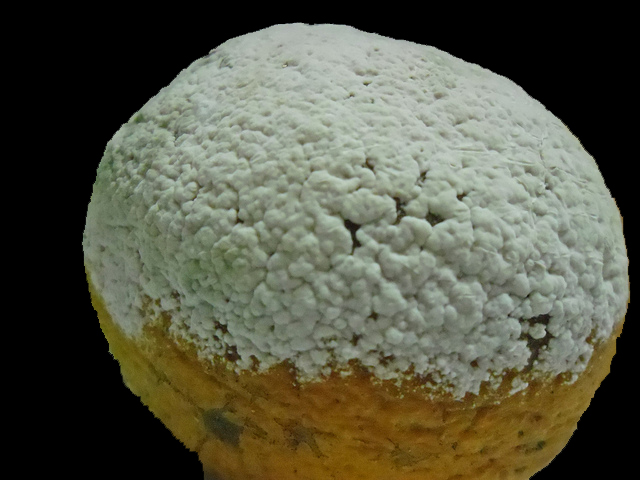
//> input picture teste/11.jpg, 640 x 480 px
$ ./main   (built with g++ and OpenCV 4)
//> lines starting //> are read from the running program, lines starting //| are printed output that depends on the picture; after the words box and inside, x2 and y2 are one past the last pixel; in counts of white or black regions, pixels touching at a corner belong together
#include <opencv2/opencv.hpp>
#include <iostream>

using namespace std;
using namespace cv;

int thresh = 100;
int max_thresh = 255;
RNG rng(12345);
vector<Vec4i> hierarchy;


int main(int, char** argv)
{
    Mat src = imread("11.jpg");
//> src is the input picture: 480 rows x 640 cols, CV_8UC3; mean B, G, R 69.3, 86.6, 86.1

    //Verificação se a imagem está vazia
    if (!src.data)
        return -1;

    // Exibe a imagem original
    imshow("Original", src);

    //Converte a imagem original para escala de cinza
    Mat destino;
    cvtColor(src, destino, CV_RGB2GRAY);
    imshow("Escala de cinza", destino);

    //Realiza o corte do fundo, para destacar apenas objetos relevantes
    threshold(destino, destino, 120, 250, 0);
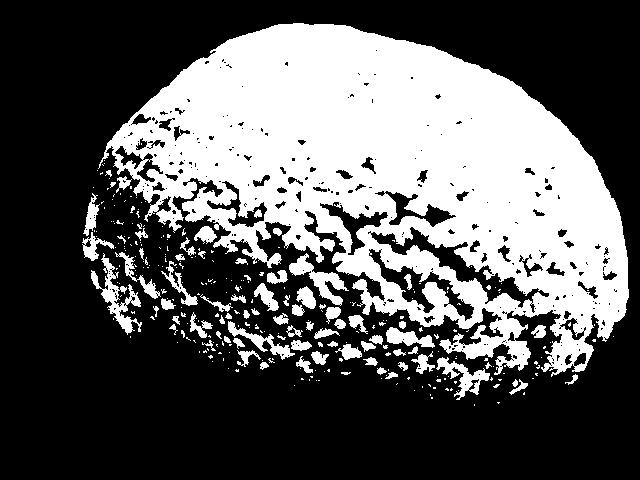
//> destino: 480 rows x 640 cols, CV_8UC1; values 0 (black) and 250 (white), 35.5% white; 306 white regions (229 under 20 px), largest, box (x1, y1, x2, y2) and area: (98, 23, 629, 377) 97129, (91, 253, 142, 335) 1122, (289, 253, 349, 306) 941
    imshow("Após o threshold binário invertido", destino);

    Mat kernel1 = getStructuringElement( MORPH_ELLIPSE, Size(14, 14), Point(9, 9) );

    dilate(destino, destino, kernel1);
//> destino: 480 rows x 640 cols, CV_8UC1; values 0 (black) and 250 (white), 53.8% white; 26 black regions (18 under 20 px), largest, box (x1, y1, x2, y2) and area: (0, 0, 640, 480) 141138, (188, 260, 238, 288) 456, (103, 215, 113, 235) 70

    imshow("Após dilatação", destino);

    Mat dist;
    Mat copia = destino, resultado;

    distanceTransform(destino, dist, CV_DIST_L2, 3);
    normalize(dist, dist, 0, 1., NORM_MINMAX);
    imshow("Transformada da distância", dist);


    //Novo threshold feito sobre a transformada para separar os grãos
    threshold(dist, destino, .01, 1., CV_THRESH_BINARY);
//> destino: 480 rows x 640 cols, CV_32FC1; values 0 (black) and 1 (white), 53.1% white; 23 black regions (14 under 20 px), largest, box (x1, y1, x2, y2) and area: (0, 0, 640, 480) 142823, (187, 259, 239, 289) 592, (102, 207, 125, 236) 205
    imshow("Novo threshold após a transformada de distância", destino);

    dilate(destino, destino, kernel1);
    erode(destino, destino, kernel1);

    erode(destino, destino, kernel1);

    erode(destino, destino, kernel1);
    dilate(destino, destino, kernel1);
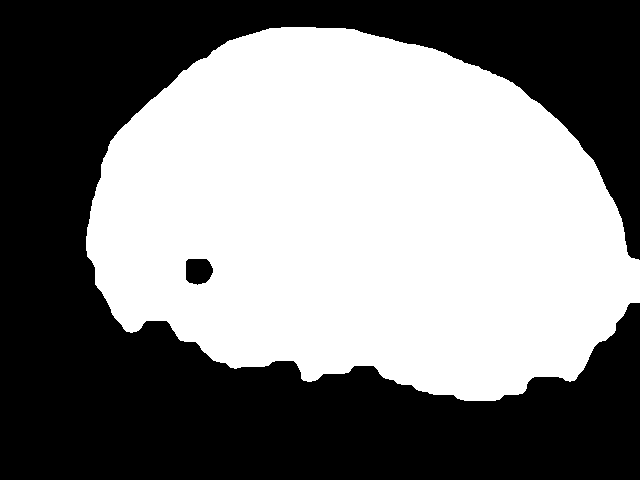
//> destino: 480 rows x 640 cols, CV_32FC1; values 0 (black) and 1 (white), 50% white; 2 black regions, box (x1, y1, x2, y2) and area: (0, 0, 640, 480) 152933, (186, 259, 213, 285) 588

    //Novo threshold feito sobre a transformada para separar os grãos
    threshold(dist, dist, .01, 1., CV_THRESH_BINARY);
    imshow("Novo threshold após a transformada de distância", dist);

    //Para fazer a detecção de bordas é necessário converter a imagem para CV_8U
    Mat dist_8u;
    dist.convertTo(dist_8u, CV_8U);
//> dist_8u: 480 rows x 640 cols, CV_8UC1; values 0 (black) and 1 (white), 53.1% white; 23 black regions (14 under 20 px)

    //Os contornos serão armazenados em vetor de pontos
    vector<vector<Point> > contours;

    //Encontra os contornos em uma imagem binária
    //CV_RETR_EXTERNAL recupera os contornos externos
    //CV_CHAIN_APPROX_SIMPLE comprime os segmentos horizontais, verticais e diagonais,
    //deixando apenas os seus pontos finais - é um método de aproximação
    findContours(dist_8u, contours, CV_RETR_EXTERNAL, CV_CHAIN_APPROX_SIMPLE);
//> contours = 1 contour; box (x1, y1, x2, y2) and area: (77, 18, 635, 412) 163568

    //Retorna uma matriz zeros do tamanho e do tipo especificado (CV_32SC1)
    Mat markers = Mat::zeros(dist.size(), CV_32SC1);

    //Desenha os marcadores no primeiro plano
    for (size_t i = 0; i < contours.size(); i++)
        drawContours(markers, contours, static_cast<int>(i), Scalar::all(static_cast<int>(i)+1), -1);
//> this loop made 1 pass
//> markers: 480 rows x 640 cols, CV_32SC1; values 0 (black) and 1 (white), 53.5% white; 1 black region, box (x1, y1, x2, y2) and area: (0, 0, 640, 480) 142801

    //Desenha os marcadores de fundo
    circle(markers, Point(5,5), 3, CV_RGB(255,255,255), -1);
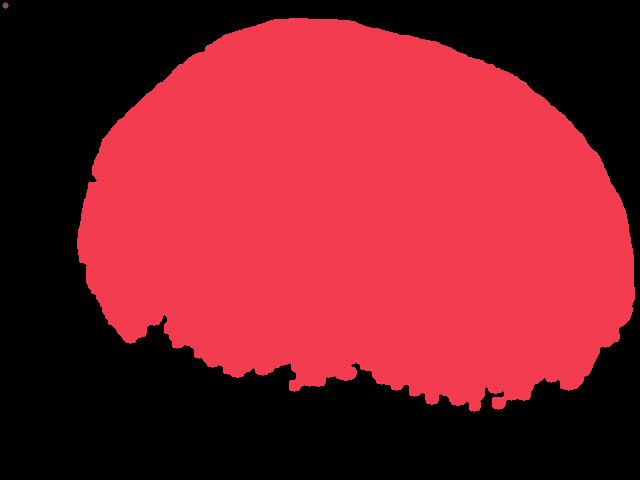
//> markers: 480 rows x 640 cols, CV_32SC1; 3 distinct labels, from 0 to 255; one colour per label, 0 black

    //Exibe os marcadores que já foram desenhados
    imshow("Marcadores", markers*10000);
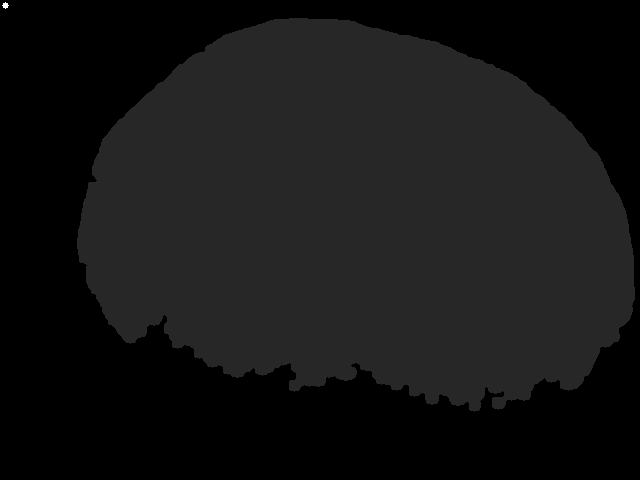
//> window 'Marcadores': 480 rows x 640 cols, CV_8UC1; min 0, max 255, mean 20.9

    //O watershed é aplicado para englobar o máximo de pixels possíveis dos vales até os topos
    //Retorna o tamanho mais fiel dos grãos que foi diminuído na transformada de distância
   // watershed(src, markers);

    //Retorna outra matriz zeros do tamanho e do tipo especificado (CV_8UC1)
    Mat mark = Mat::zeros(markers.size(), CV_8UC1);

    //Converte a imagem para CV_8UC1
    markers.convertTo(mark, CV_8UC1);

    //Inverte os bits do array mark
    bitwise_not(mark, mark);
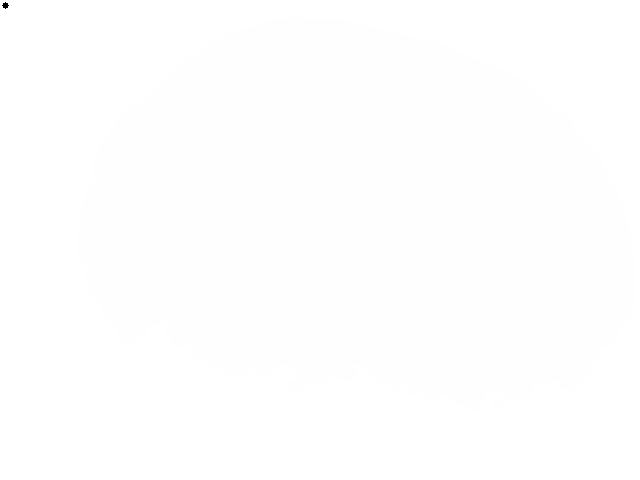
//> mark: 480 rows x 640 cols, CV_8UC1; min 0, max 255, mean 254.4

    //Um vetor para armazenar as cores randomicamente é criado
    //Logo em seguida o vetor de cores é iniciado com as cores
    vector<Vec3b> cores;
    for (size_t i = 0; i < contours.size(); i++)
    {
        int b = theRNG().uniform(0, 255);
        int g = theRNG().uniform(0, 255);
        int r = theRNG().uniform(0, 255);
        cores.push_back(Vec3b((uchar)b, (uchar)g, (uchar)r));
    }

    //Cria a imagem de resultado
    Mat dst = Mat::zeros(markers.size(), CV_8UC3);

    //Preenche (rotula) os objetos marcados com as cores aletórias existentes no vetor 'colors'
    for (int i = 0; i < markers.rows; i++)
    {
        for (int j = 0; j < markers.cols; j++)
        {
            int index = markers.at<int>(i,j);
            if (index > 0 && index <= static_cast<int>(contours.size()))
                dst.at<Vec3b>(i,j) = cores[index-1];
            else
                dst.at<Vec3b>(i,j) = Vec3b(0,0,0);
        }
    }
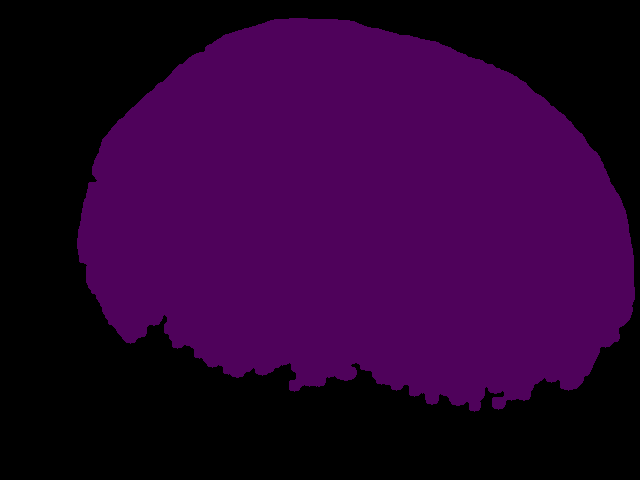
//> dst: 480 rows x 640 cols, CV_8UC3; mean B, G, R 48.7, 1.1, 42.3

    //Exibe a imagem final
    imshow("Resultado final", dst);

  /// Get the moments
  vector<Moments> mu(contours.size() );
//> mu = 1 item
  for( int i = 0; i < contours.size(); i++ )
     { mu[i] = moments( contours[i], false ); }

  ///  Get the mass centers:
  vector<Point2f> mc( contours.size() );
//> mc = 1 Point (x, y): [0, 0]
  for( int i = 0; i < contours.size(); i++ )
     { mc[i] = Point2f( mu[i].m10/mu[i].m00 , mu[i].m01/mu[i].m00 ); }


  /// Show in a window
  namedWindow( "Contours", CV_WINDOW_AUTOSIZE );
  imshow("Contours", dst);

for( int i = 0; i < contours.size(); i++ )
     {
       cout << "Area aproximada do bolor: " <<(contourArea(contours[i]) * (0.026458 * 0.026458)) << "cm^2"<< endl;

       Scalar color = Scalar( rng.uniform(0, 255), rng.uniform(0,255), rng.uniform(0,255) );
       drawContours(dst, contours, i, color, 2, 8, hierarchy, 0, Point() );
       circle(dst, mc[i], 4, color, -1, 8, 0 );
     }
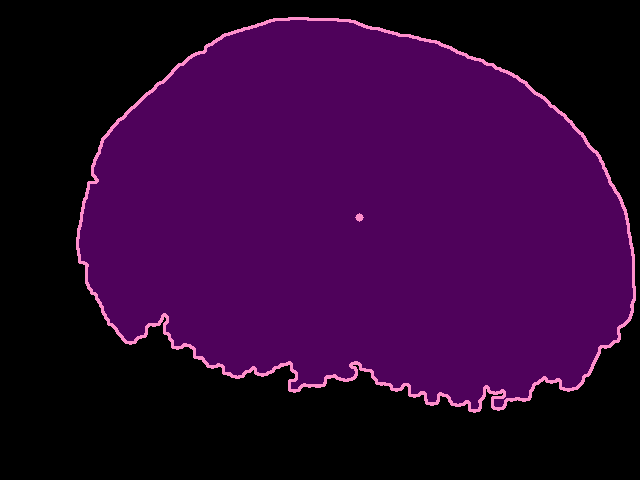
//> dst: 480 rows x 640 cols, CV_8UC3; 2.06% of pixels changed, all inside (x1, y1, x2, y2) = (76, 17, 636, 413)

    //Exibe o número de elementos existem na imagem
    cout << "Quantidade de graos na imagem: " << contours.size() << endl;
//| Quantidade de graos na imagem: 1
    //double area = contourArea(contours);

    waitKey(0);
    return 0;
}
